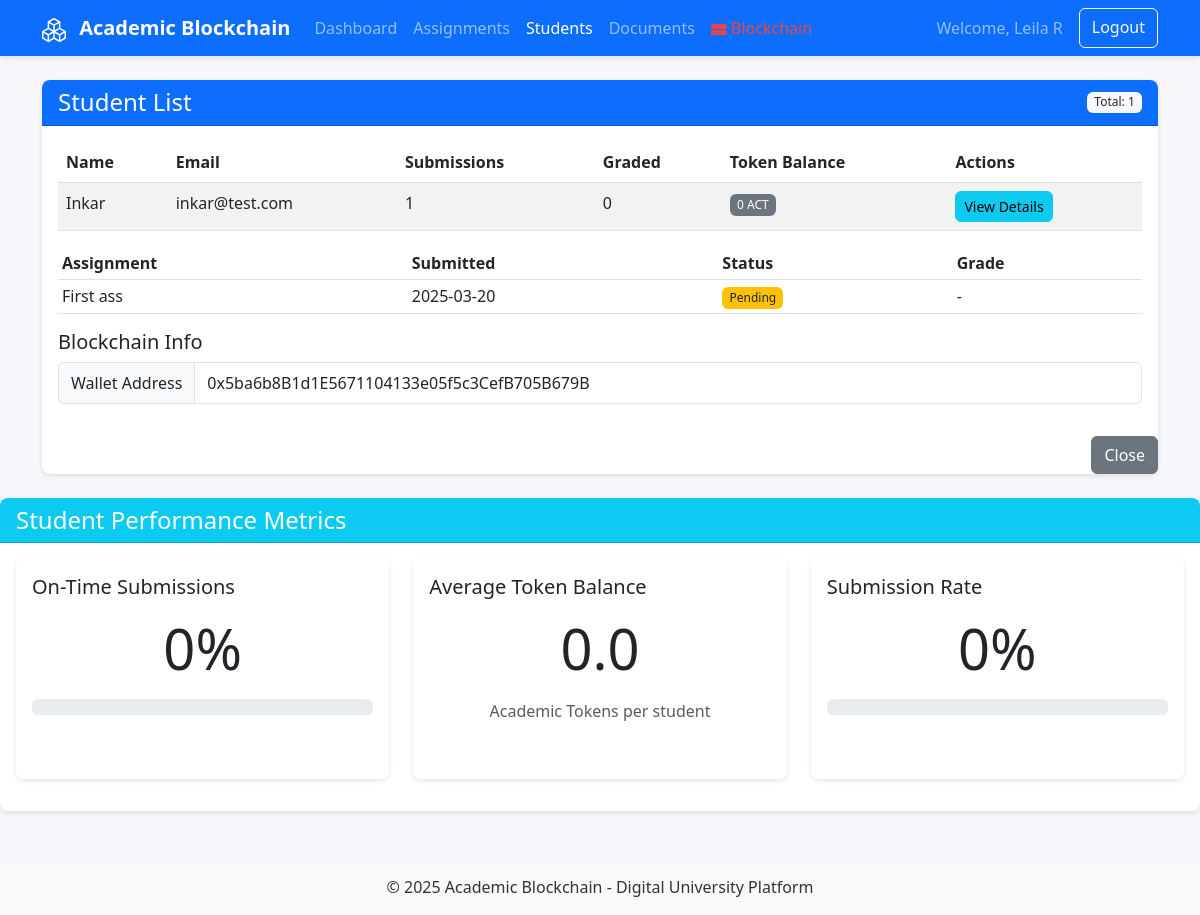
Screenshot of /teacher/students (signed in) with the database file from the repository.
### models/user.py (models this page shows, shortened)
class User(db.Model):
    id = db.Column(db.Integer, primary_key=True)
    name = db.Column(db.String(100), nullable=False)
    email = db.Column(db.String(100), unique=True, nullable=False)
    password_hash = db.Column(db.String(255), nullable=False)
    role = db.Column(db.String(20), nullable=False)  # 'student' or 'teacher'
    blockchain_address = db.Column(db.String(42), nullable=True)  # Ethereum address
    blockchain_wallet_address = db.Column(db.String(42), nullable=True)  # Specific user wallet
    blockchain_nonce = db.Column(db.Integer, default=0)  # For additional security
    photo = db.Column(db.String(255), nullable=True)
    created_at = db.Column(db.DateTime, default=datetime.utcnow)
    last_login = db.Column(db.DateTime, nullable=True)
    total_tokens_earned = db.Column(db.Float, default=0)
    total_tokens_spent = db.Column(db.Float, default=0)
    assignments = db.relationship('Assignment', backref='teacher', lazy=True)
    submissions = db.relationship('Submission', backref='user', lazy=True)
    documents = db.relationship('Document', backref='owner', lazy=True)
    token_transactions = db.relationship('TokenTransaction', backref='user', lazy=True)

### models/submission.py (models this page shows, shortened)
class Submission(db.Model):
    id = db.Column(db.Integer, primary_key=True)
    assignment_id = db.Column(db.Integer, db.ForeignKey('assignment.id'), nullable=False)
    student_id = db.Column(db.Integer, db.ForeignKey('user.id'), nullable=False)
    document_id = db.Column(db.Integer, db.ForeignKey('document.id'), nullable=False)
    submitted_at = db.Column(db.DateTime, default=datetime.utcnow)
    status = db.Column(db.String(20), default='submitted')  # 'submitted', 'graded', 'returned'
    grade = db.Column(db.String(10), nullable=True)
    feedback = db.Column(db.Text, nullable=True)
    graded_at = db.Column(db.DateTime, nullable=True)
    grade_tx = db.Column(db.String(66), nullable=True)  # Transaction hash for grading
    blockchain_verified = db.Column(db.Boolean, default=False)
    grade_verified = db.Column(db.Boolean, default=False)  # New field to track grade verification
    tokens_earned = db.Column(db.Float, default=0)
    assignment = db.relationship('Assignment')  # No backref here
    student = db.relationship('User', backref='student_submissions')
    document = db.relationship('Document')  # No backref here
    def is_on_time(self):
        return self.submitted_at <= self.assignment.deadline

### models/assignment.py (models this page shows, shortened)
class Assignment(db.Model):
    id = db.Column(db.Integer, primary_key=True)
    title = db.Column(db.String(100), nullable=False)
    description = db.Column(db.Text, nullable=False)
    deadline = db.Column(db.DateTime, nullable=False)
    teacher_id = db.Column(db.Integer, db.ForeignKey('user.id'), nullable=False)
    created_at = db.Column(db.DateTime, default=datetime.utcnow)
    submissions = db.relationship('Submission', backref='assignment_ref', lazy=True)

### controllers/teacher.py (the view)
@teacher.route('/students')
def view_students():
    user = User.query.get(session['user_id'])
    students = User.query.filter_by(role='student').all()
    for student in students:
        student.submission_count = Submission.query.filter_by(student_id=student.id).count()
        student.graded_count = Submission.query.filter_by(
            student_id=student.id,
            status='graded'
        ).count()
    return render_template(
        'teacher/students.html',
        students=students,
        user=user
    )

### templates/teacher/students.html (shortened to what this page needs)
{% extends "layout.html" %}
{% block content %}
<div class="card mb-4">
    <div class="card-header bg-primary text-white d-flex justify-content-between align-items-center">
        <h4 class="mb-0">Student List</h4>
        <span class="badge bg-light text-dark">Total: {{ students|length }}</span>
    </div>
    <div class="card-body">
        {% if students %}
        <div class="table-responsive">
            <table class="table table-striped">
                <thead>
                <tr>
                    <th>Name</th>
                    <th>Email</th>
                    <th>Submissions</th>
                    <th>Graded</th>
                    <th>Token Balance</th>
                    <th>Actions</th>
                </tr>
                </thead>
                <tbody>
                {% for student in students %}
                <tr>
                    <td>{{ student.name }}</td>
                    <td>{{ student.email }}</td>
                    <td>{{ student.submission_count }}</td>
                    <td>{{ student.graded_count }}</td>
                    <td>
                        {% if student.token_balance %}
                        <span class="badge bg-success">{{ student.token_balance }} ACT</span>
                        {% else %}
                        <span class="badge bg-secondary">0 ACT</span>
                        {% endif %}
                    </td>
                    <td>
                        <button class="btn btn-sm btn-info" data-bs-toggle="modal" data-bs-target="#studentModal{{ student.id }}">
                            View Details
                        </button>
                    </td>
                </tr>
                <div class="modal fade" id="studentModal{{ student.id }}" tabindex="-1" aria-labelledby="studentModalLabel{{ student.id }}" aria-hidden="true">
                    <div class="modal-dialog modal-lg">
                        <div class="modal-content">
                            <div class="modal-body">
                                {% if student.submissions %}
                                <div class="table-responsive">
                                    <table class="table table-sm">
                                        <thead>
                                        <tr>
                                            <th>Assignment</th>
                                            <th>Submitted</th>
                                            <th>Status</th>
                                            <th>Grade</th>
                                        </tr>
                                        </thead>
                                        <tbody>
                                        {% for submission in student.submissions %}
                                        <tr>
                                            <td>{{ submission.assignment.title }}</td>
                                            <td>{{ submission.submitted_at.strftime('%Y-%m-%d') }}</td>
                                            <td>
                                                {% if submission.status == 'graded' %}
                                                <span class="badge bg-success">Graded</span>
                                                {% else %}
                                                <span class="badge bg-warning text-dark">Pending</span>
                                                {% endif %}
                                            </td>
                                            <td>{{ submission.grade or '-' }}</td>
                                        </tr>
                                        {% endfor %}
                                        </tbody>
                                    </table>
                                </div>
                                {% else %}
                                <p class="text-muted">No submissions yet.</p>
                                {% endif %}
                                <h5>Blockchain Info</h5>
                                <div class="input-group mb-3">
                                    <span class="input-group-text">Wallet Address</span>
                                    <input type="text" class="form-control" value="{{ student.blockchain_address }}" readonly>
                                </div>
                            </div>
                            <div class="modal-footer">
                                <button type="button" class="btn btn-secondary" data-bs-dismiss="modal">Close</button>
                            </div>
                        </div>
                    </div>
                </div>
                {% endfor %}
                </tbody>
            </table>
        </div>
        {% endif %}
    </div>
</div>
<div class="card">
    <div class="card-header bg-info text-white">
        <h4 class="mb-0">Student Performance Metrics</h4>
    </div>
    <div class="card-body">
        <div class="row">
            <div class="col-md-4 mb-3">
                <div class="card h-100">
                    <div class="card-body">
                        <h5 class="card-title">On-Time Submissions</h5>
                        <p class="card-text">
                            {% set total_subs = 0 %}
                            {% set on_time = 0 %}
                            {% for student in students %}
                            {% for submission in student.submissions %}
                            {% set total_subs = total_subs + 1 %}
                            {% if submission.is_on_time() %}
                            {% set on_time = on_time + 1 %}
                            {% endif %}
                            {% endfor %}
                            {% endfor %}
                            {% if total_subs > 0 %}
                            {% set percentage = (on_time / total_subs * 100)|int %}
                            {% else %}
                            {% set percentage = 0 %}
                            {% endif %}
                        <div class="display-4 text-center mb-2">{{ percentage }}%</div>
                        </p>
                        <div class="progress">
                        </div>
                    </div>
                </div>
            </div>
            <div class="col-md-4 mb-3">
                <div class="card h-100">
                    <div class="card-body">
                        <h5 class="card-title">Average Token Balance</h5>
                        <p class="card-text">
                            {% set total_balance = 0 %}
                            {% for student in students %}
                            {% set total_balance = total_balance + (student.token_balance or 0) %}
                            {% endfor %}
                            {% if students|length > 0 %}
                            {% set avg_balance = (total_balance / students|length)|round(1) %}
                            {% else %}
                            {% set avg_balance = 0 %}
                            {% endif %}
                        <div class="display-4 text-center">{{ avg_balance }}</div>
                        </p>
                        <p class="text-center text-muted">Academic Tokens per student</p>
                    </div>
                </div>
            </div>
            <div class="col-md-4 mb-3">
                <div class="card h-100">
                    <div class="card-body">
                        <h5 class="card-title">Submission Rate</h5>
                        <p class="card-text">
                            {% set total_assignments = 0 %}
                            {% set total_possible = students|length * total_assignments %}
                            {% set total_actual = 0 %}
                            {% for student in students %}
                            {% set total_actual = total_actual + student.submission_count %}
                            {% endfor %}
                            {% if total_possible > 0 %}
                            {% set rate = (total_actual / total_possible * 100)|int %}
                            {% else %}
                            {% set rate = 0 %}
                            {% endif %}
                        <div class="display-4 text-center mb-2">{{ rate }}%</div>
                        </p>
                        <div class="progress">
                        </div>
                    </div>
                </div>
            </div>
        </div>
    </div>
</div>
{% endblock %}

### templates/layout.html (shortened to what this page needs)
<!DOCTYPE html>
<html lang="en">
<head>
    <link rel="stylesheet" href="https://cdn.jsdelivr.net/npm/bootstrap@5.3.0/dist/css/bootstrap.min.css">
    <link rel="stylesheet" href="{{ url_for('static', filename='css/style.css') }}">
</head>
<body>
{% block navbar %}
<nav class="navbar navbar-expand-lg navbar-dark bg-primary">
    <div class="container">
        <a class="navbar-brand" href="{{ url_for('auth.index') }}">
            Academic Blockchain
        </a>
        <div class="collapse navbar-collapse" id="navbarNav">
            <ul class="navbar-nav me-auto">
                {% if session.user_id %}
                {% if session.role == 'student' %}
                <li class="nav-item">
                    <a class="nav-link {% if request.endpoint == 'student.dashboard' %}active{% endif %}" href="{{ url_for('student.dashboard') }}">Dashboard</a>
                </li>
                <li class="nav-item">
                    <a class="nav-link {% if request.endpoint == 'student.view_assignments' %}active{% endif %}" href="{{ url_for('student.view_assignments') }}">Assignments</a>
                </li>
                <li class="nav-item">
                    <a class="nav-link {% if request.endpoint == 'student.view_documents' %}active{% endif %}" href="{{ url_for('student.view_documents') }}">My Documents</a>
                </li>
                <li class="nav-item">
                    <a class="nav-link {% if request.endpoint == 'student.view_tokens' %}active{% endif %}" href="{{ url_for('student.view_tokens') }}">My Tokens</a>
                </li>
                {% elif session.role == 'teacher' %}
                <li class="nav-item">
                    <a class="nav-link {% if request.endpoint == 'teacher.dashboard' %}active{% endif %}" href="{{ url_for('teacher.dashboard') }}">Dashboard</a>
                </li>
                <li class="nav-item">
                    <a class="nav-link {% if request.endpoint == 'teacher.manage_assignments' %}active{% endif %}" href="{{ url_for('teacher.manage_assignments') }}">Assignments</a>
                </li>
                <li class="nav-item">
                    <a class="nav-link {% if request.endpoint == 'teacher.view_students' %}active{% endif %}" href="{{ url_for('teacher.view_students') }}">Students</a>
                </li>
                <li class="nav-item">
                    <a class="nav-link {% if request.endpoint == 'teacher.view_documents' %}active{% endif %}" href="{{ url_for('teacher.view_documents') }}">Documents</a>
                </li>
                {% endif %}
                <li class="nav-item">
                    <a class="nav-link {% if request.endpoint == 'blockchain.blockchain_status' %}active{% endif %}" href="{{ url_for('blockchain.blockchain_status') }}">
                        <span id="blockchain-status-indicator" class="blockchain-status-unknown">
                            Blockchain
                        </span>
                    </a>
                </li>
                {% endif %}
            </ul>
            <div class="d-flex">
                {% if session.user_id %}
                <span class="navbar-text me-3">Welcome, {{ session.name }}</span>
                <a href="{{ url_for('auth.logout') }}" class="btn btn-outline-light">Logout</a>
                {% else %}
                <a href="{{ url_for('auth.login') }}" class="btn btn-outline-light me-2">Login</a>
                <a href="{{ url_for('auth.register') }}" class="btn btn-light">Register</a>
                {% endif %}
            </div>
        </div>
    </div>
</nav>
{% endblock %}
<div class="container mt-4">
    {% block content %}{% endblock %}
</div>
{% block footer %}
<footer class="bg-light py-3 mt-5">
    <div class="container text-center">
        <p class="mb-0">&copy; 2025 Academic Blockchain - Digital University Platform</p>
    </div>
</footer>
{% endblock %}
</body>
</html>

### rows the page displays
User: name "Leila R"
User: name "Inkar", email "inkar@test.com", submission_count "1", graded_count "0", blockchain_address "0x5ba6b8B1d1E5671104133e05f5c3CefB705B679B"
Submission: assignment "First ass", submitted_at "2025-03-20", status "Pending", grade "-"

### other values shown
{{ students|length }} "1"
{{ percentage }} "0"
{{ avg_balance }} "0.0"
{{ rate }} "0"
